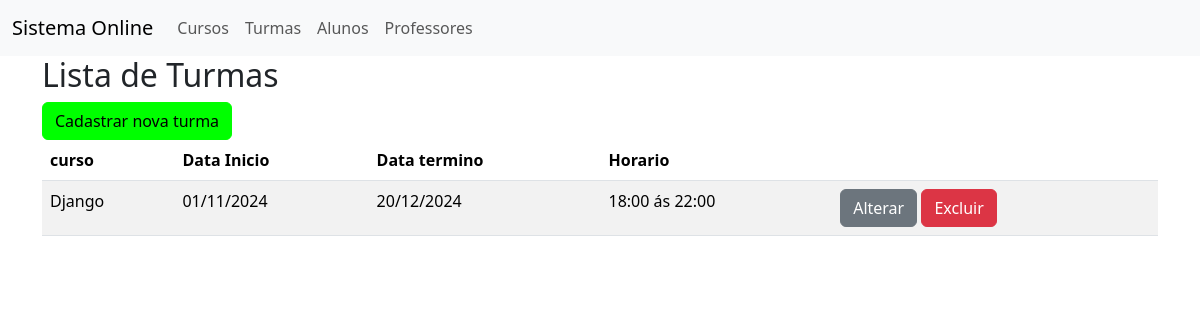
Before: /listarturmas with the older database file.
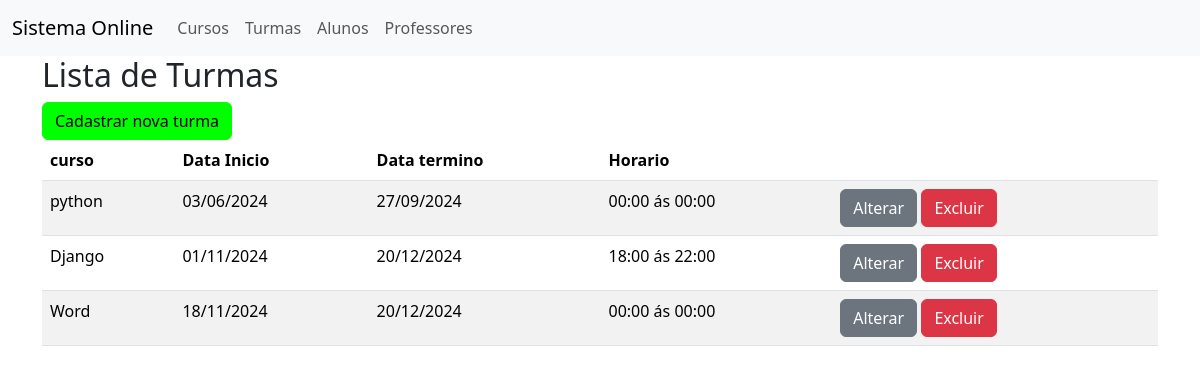
After: the same page with the newer database file.
### cadastro/models.py (models this page shows, shortened)
class Turma(models.Model):
    curso = models.ForeignKey(Curso, on_delete=models.DO_NOTHING)
    dataInicio = models.DateTimeField()
    dataTermino = models.DateTimeField()

class Curso(models.Model):
    nome = models.CharField(max_length=50)
    valor = models.DecimalField(max_digits=9, decimal_places=2)
    def __str__(self):
        return self.nome

### cadastro/views.py (the view)
# urls.py: path('listarturmas', views.listarturmas, name='listarturmas'),
def listarturmas(request):
    turmas = Turma.objects.order_by('dataInicio')
    return render(request, 'listarturmas.html', {'turmas': turmas})

### cadastro/templates/listarturmas.html
{% extends 'base.html' %}
{% block content %}
    <h2>Lista de Turmas</h2>
    <a href="{% url 'incluirturma' %}" class="btn btn-primary">Cadastrar nova turma</a>
    <table class="table table-striped">
        <thead>
            <tr>
                <th>curso</th>
                <th>Data Inicio</th>
                <th>Data termino</th>
                <th>Horario</th>
                <th></th>
            </tr>
        </thead>
        <tbody>
            {% for t in turmas %}
            <tr>
                <td>{{ t.curso }}</td>
                <td>{{ t.dataInicio | date:"d/m/Y" }}</td>
                <td>{{ t.dataTermino | date:"d/m/Y" }}</td>
                <td>{{t.dataInicio | date:"H:i"}} ás {{t.dataTermino | date:"H:i"}}</td>
                <td>
                    <a href= "{% url 'alterarturma' t.id %}" class= "btn btn-secondary"> Alterar </a>
                    <a href= "{% url 'excluirturma' t.id %}" class= "btn btn-danger">Excluir</a>
                </td>
            </tr>
            {% endfor %}
        </tbody>
    </table>
{% endblock %}

Changed rows visible on the page:
added Turma: curso "python", dataInicio "03/06/2024", dataTermino "27/09/2024", dataInicio "00:00", dataTermino "00:00"
added Turma: curso "Word", dataInicio "18/11/2024", dataTermino "20/12/2024", dataInicio "00:00", dataTermino "00:00"
